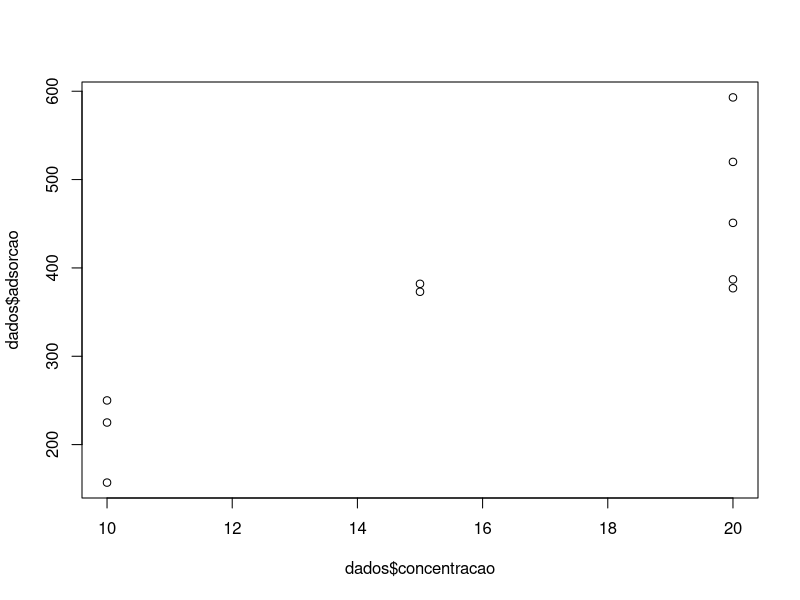
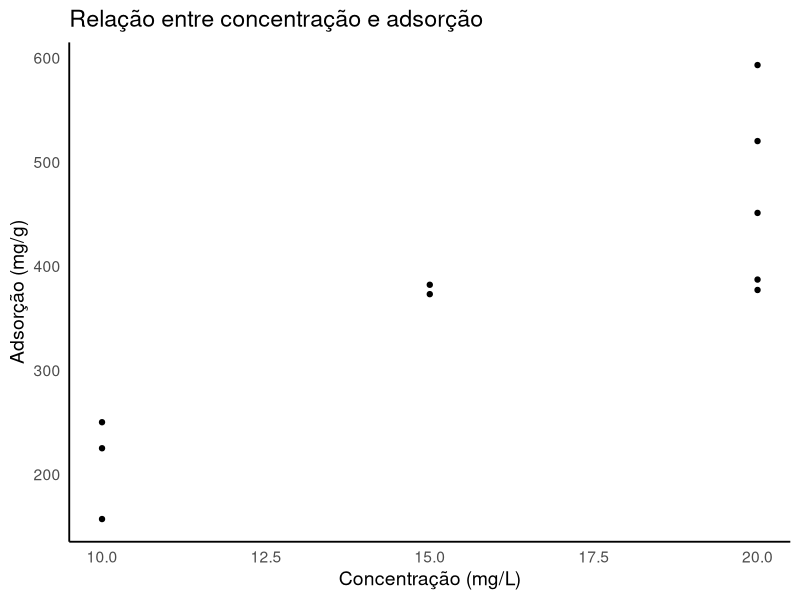
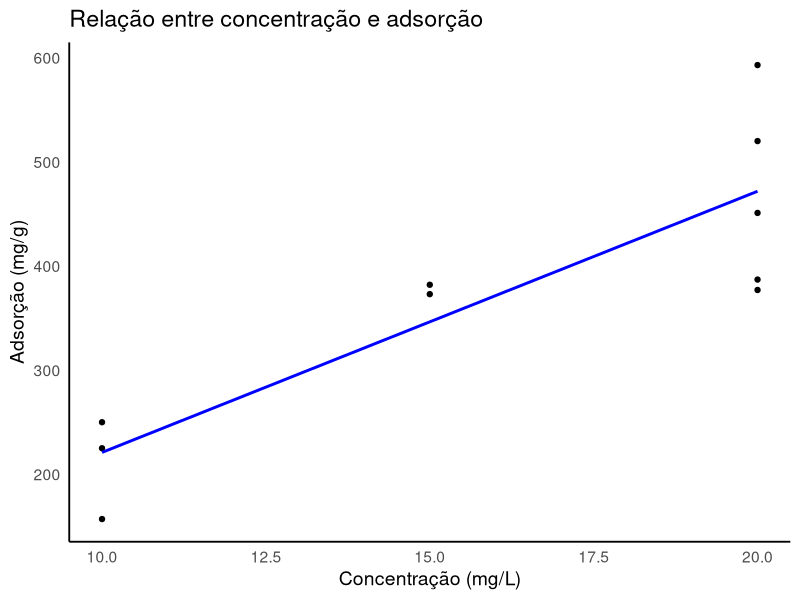
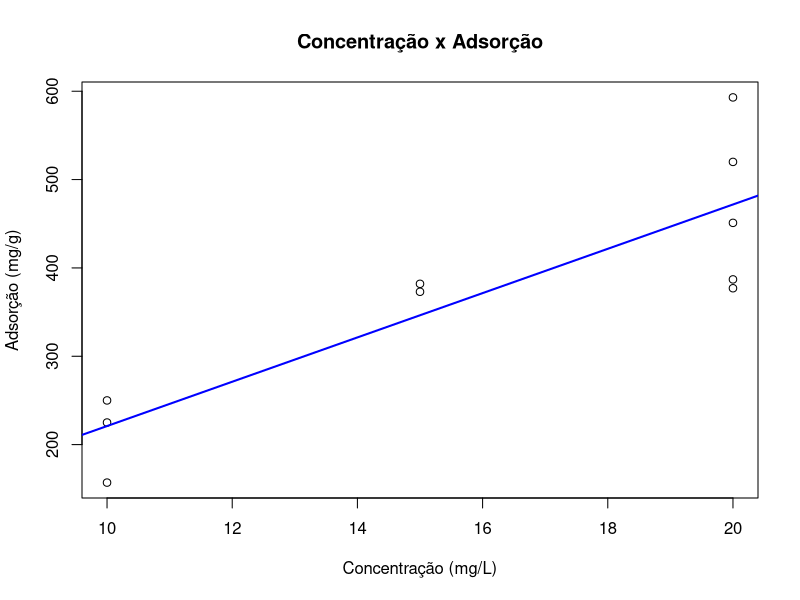
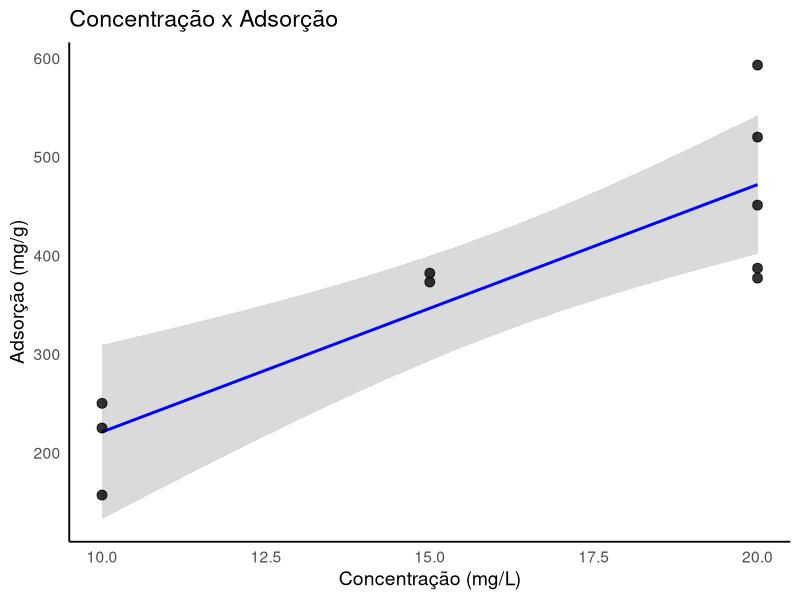
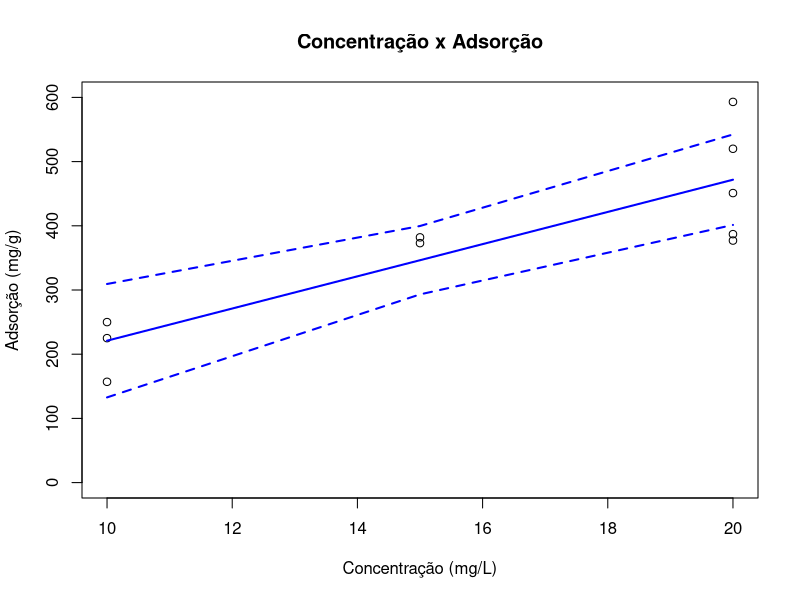
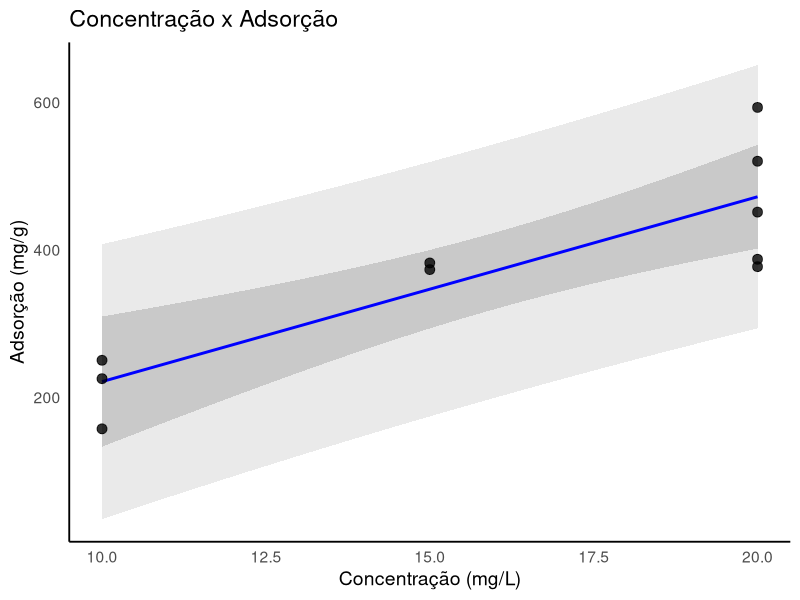
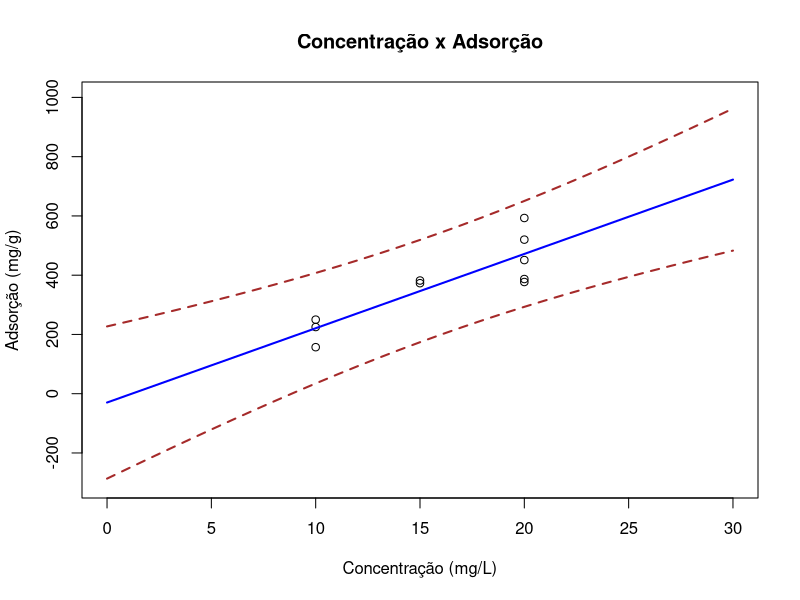

The R source for these figures, in order:
## ---- chunk 1
#| include: false
library(ggplot2)
library(viridis)   # paleta daltônica
library(ggrepel)   # rótulos inteligentes
library(patchwork) # combinar gráficos


theme_set(
  theme_minimal(base_size = 14) +
  theme(
    panel.grid = element_blank(),                     # remove todas as grades
    panel.border = element_blank(), # borda externa
    axis.line = element_line(color = "black")
    )
)
## ---- chunk 2
dados <- data.frame(
  concentracao = c(10, 20, 20, 20, 10, 20, 10, 20, 15, 15),
  adsorcao = c(250, 520, 387, 593, 157, 377, 225, 451, 382, 373)
)
dados
## ---- chunk 3
summary(dados)
sd(dados$concentracao)
sd(dados$adsorcao)
## ---- chunk 4
plot(dados$concentracao, dados$adsorcao)

ggplot(dados, aes(x = concentracao, y = adsorcao)) +
  geom_point() +
  labs(
    title = "Relação entre concentração e adsorção",
    x = "Concentração (mg/L)",
    y = "Adsorção (mg/g)"
  )

## ---- chunk 5
cor(dados$concentracao, dados$adsorcao)
## ---- chunk 6
cor.test(dados$concentracao, dados$adsorcao)
## ---- chunk 7
modelo <- lm(adsorcao ~ concentracao, data = dados)
modelo
## ---- chunk 8
anova(modelo)
## ---- chunk 9
summary(modelo)
## ---- chunk 10
qt(0.05/2, df = 8, lower.tail = FALSE) # t tabulado
## ---- chunk 11
t_calc <- (25.079 - 25)/5.165
t_calc
t_tab <- qt(0.05/2, df = 8, lower.tail = FALSE) # t tabulado
t_tab
t_calc > t_tab
# portanto, não rejeitamos H_0!

## ---- chunk 12
coef(modelo) # coeficientes
## ---- chunk 13
confint(modelo) # IC para os coef.
## ---- chunk 14

dados$ajustado <- fitted(modelo)

ggplot(dados, aes(x = concentracao, y = adsorcao)) +
  geom_point() +
  geom_line(aes(y = ajustado), color = "blue", linewidth = 1) +
  labs(
    title = "Relação entre concentração e adsorção",
    x = "Concentração (mg/L)",
    y = "Adsorção (mg/g)"
  )

plot(dados$concentracao, dados$adsorcao,
     main = "Concentração x Adsorção",
     xlab = "Concentração (mg/L)",
     ylab = "Adsorção (mg/g)")
abline(modelo, col = "blue", lwd = 2)
## ---- chunk 15
residuos <- residuals(modelo)
SQRes <- sum(residuos^2)
SQRes
## ---- chunk 16
GL_Res <- length(dados$adsorcao) - length(coef(modelo))
GL_Res
## ---- chunk 17
QMRes <- SQRes / GL_Res
QMRes
sqrt(QMRes)
## ---- chunk 18
preditos <- predict(modelo, interval = "confidence")
head(preditos)
colnames(preditos) <- c("adsorcao_estimada", "lim_inf", "lim_sup") 
head(preditos)
## ---- chunk 19
dados <- cbind(dados, preditos)
dados
## ---- chunk 20
dados <- dados[order(dados$concentracao),]
dados
## ---- chunk 21

grid <- data.frame(concentracao = seq(min(dados$concentracao),
                                      max(dados$concentracao),
                                      length.out = 200))
pred  <- as.data.frame(predict(modelo, newdata = grid, interval = "confidence"))
pred  <- cbind(grid, pred)


ggplot() +
  geom_ribbon(data = pred,
              aes(x = concentracao, ymin = lwr, ymax = upr),
              alpha = 0.18) +
  geom_line(data = pred,
            aes(x = concentracao, y = fit),
            color = "blue",
            linewidth = 1) +
  geom_point(data = dados,
             aes(x = concentracao, y = adsorcao),
             size = 3, alpha = 0.8) +
  labs(
    title = "Concentração x Adsorção",
    x = "Concentração (mg/L)",
    y = "Adsorção (mg/g)"
  )


plot(dados$concentracao, dados$adsorcao,
     main = "Concentração x Adsorção",
     xlab = "Concentração (mg/L)",
     ylab = "Adsorção (mg/g)",
     xlim = c(10,20),
     ylim = c(0, 600))

# valores estimados
lines(dados$concentracao, dados$adsorcao_estimada,
      col = "blue", lty = 1, lwd = 2) 
# IC
lines(dados$concentracao, dados$lim_inf,
      col = "blue", lty = 2, lwd = 2)
lines(dados$concentracao, dados$lim_sup,
      col = "blue", lty = 2, lwd = 2) 
## ---- chunk 22

pred_new  <- as.data.frame(predict(modelo, newdata = grid, interval = "prediction"))
colnames(pred_new) <- c("fit", "lwr_new", "upr_new")
pred  <- cbind(pred, pred_new[,2:3])


ggplot() +
  geom_ribbon(data = pred,
              aes(x = concentracao, ymin = lwr, ymax = upr),
              alpha = 0.18) +
  geom_ribbon(data = pred,
              aes(x = concentracao, ymin = lwr_new, ymax = upr_new),
              alpha = 0.1) +
  geom_line(data = pred,
            aes(x = concentracao, y = fit),
            color = "blue",
            linewidth = 1) +
  geom_point(data = dados,
             aes(x = concentracao, y = adsorcao),
             size = 3, alpha = 0.8) +
  labs(
    title = "Concentração x Adsorção",
    x = "Concentração (mg/L)",
    y = "Adsorção (mg/g)"
  )



new_data <- data.frame(concentracao = seq(0,30, by = 1))
preditos_new <- predict(modelo, newdata = new_data,
                        interval = "prediction")
preditos_new <- cbind(new_data, preditos_new)
head(preditos_new)
## ---- chunk 23
# dispersão
plot(dados$concentracao, dados$adsorcao,
     main = "Concentração x Adsorção",
     xlab = "Concentração (mg/L)",
     ylab = "Adsorção (mg/g)",
     xlim = c(0,30),
     ylim = c(-300, 1000))
# valores estimados
lines(preditos_new$concentracao, preditos_new$fit,
      col = "blue", lty = 1, lwd = 2) 
# IP
lines(preditos_new$concentracao, preditos_new$lwr,
      col = "brown", lty = 2, lwd = 2)
lines(preditos_new$concentracao, preditos_new$upr,
      col = "brown", lty = 2, lwd = 2) 

## ---- chunk 24
# dispersão
plot(dados$concentracao, dados$adsorcao,
     main = "Concentração x Adsorção",
     xlab = "Concentração (mg/L)",
     ylab = "Adsorção (mg/g)",
     xlim = c(0,30),
     ylim = c(-300, 1000))

# valores estimados
lines(preditos_new$concentracao, preditos_new$fit,
      col = "blue", lty = 1, lwd = 2) 

# IC
lines(dados$concentracao, dados$lim_inf,
      col = "blue", lty = 2, lwd = 2)
lines(dados$concentracao, dados$lim_sup,
      col = "blue", lty = 2, lwd = 2)  

# IP
lines(preditos_new$concentracao, preditos_new$lwr,
      col = "brown", lty = 2, lwd = 2)
lines(preditos_new$concentracao, preditos_new$upr,
      col = "brown", lty = 2, lwd = 2) 
## ---- chunk 25
modelo2 <- lm(adsorcao ~ -1 + concentracao, data = dados)
modelo2
anova(modelo2)
## ---- chunk 26
summary(modelo2)
## ---- chunk 27
anova(modelo2, modelo)
## ---- chunk 28
anova(modelo2, modelo)
## ---- chunk 29
summary(modelo)
## ---- chunk 30
summary(modelo2)
## ---- chunk 31
dados <- data.frame(
  conc = c(10, 20, 20, 20, 10, 20, 10, 20, 15, 15),
  temp = c(70, 70, 80, 90, 70, 70, 90, 90, 80, 80),
  ph = c(3.0, 3.0, 3.0, 3.0, 4.0, 4.0, 4.0, 4.0, 3.5, 3.5),
  adsorcao = c(250, 520, 387, 593, 157, 377, 225, 451, 382, 373)
)
dados
## ---- chunk 32
# regressão múltipla
modelo3 <- lm(adsorcao ~ conc + temp + ph, data = dados)
modelo3
## ---- chunk 33
anova(modelo3)
## ---- chunk 34
coef(modelo3) # coeficientes
## ---- chunk 35
confint(modelo3) # IC para os coef.

## ---- chunk 36
summary(modelo3)
## ---- chunk 37
preditos_mod3 <- predict(modelo3, interval = "confidence")
head(preditos_mod3)
colnames(preditos_mod3) <- c("adsorcao_estimada", "lim_inf", "lim_sup") 
head(preditos_mod3)
## ---- chunk 38
dados <- cbind(dados, preditos_mod3)
dados
## ---- chunk 39
new_data <- data.frame(conc = c(12, 12 , 25, 25),
                       temp = c(50, 80, 50, 80),
                       ph = c(6.0, 6.0, 6.0, 6.0))
preditos_new_mod3 <- predict(modelo3, newdata = new_data,
                        interval = "prediction")
preditos_new_mod3 <- cbind(new_data, preditos_new_mod3)
preditos_new_mod3
## ---- chunk 40
ID <- c(1, 2, 3, 4, 5, 6, 7, 8, 9, 10, 
        11, 12, 13, 14, 15, 16, 17, 18, 19, 20, 
        21, 22, 23, 24, 25)

y <- c(16.68, 11.50, 12.03, 14.88, 13.75, 18.11, 8.00, 17.83, 79.24, 21.50,
       40.33, 21.00, 13.50, 19.75, 24.00, 29.00, 15.35, 19.00, 9.50, 35.10,
       17.90, 52.32, 18.75, 19.83, 10.75)

x1 <- c(7, 3, 3, 4, 6, 7, 2, 7, 30, 5,
        16, 10, 4, 6, 9, 10, 6, 7, 3, 17,
        10, 26, 9, 8, 4)

x2 <- c(560, 220, 340, 80, 150, 330, 110, 210, 1460, 605,
        688, 215, 255, 462, 448, 776, 200, 132, 36, 770,
        140, 810, 450, 635, 150)

dados <- data.frame(ID, y, x1, x2)
head(dados)

# descritiva dos dados
summary(dados)
## ---- chunk 41


# Ajuste do modelo linear múltipla
mod <- lm(y ~ x1 + x2, data = dados)

# estimativas dos parâmetros/coeficientes
summary(mod)


# valores preditos
y_hat <- predict(mod)
y_hat
dados <- cbind(dados, y_hat)
head(dados)

# estimativa de sigma^2
summary(mod)


# Análise de variância do modelo
anova(mod)


# Testes de hipóteses para parâmetros
summary(mod)


# Intervalo de confiança para os parâmetros
confint(mod)

# alterando o nível de confiança
confint(mod, level = 0.90)


# IC para y_hat(x) (x1 = 8 e x2 = 275)
predict(mod, 
        newdata = data.frame(x1 = 8, x2 = 275), 
        interval = "confidence")



# IP para y_hat(x) (x1 = 8 e x2 = 275)
predict(mod, 
        newdata = data.frame(x1 = 8, x2 = 275), 
        interval = "prediction")



# IP para diversos valores de x1 e x2:
x_novo <- data.frame(x1 = c(8, 10, 12), x2 = c(275, 300, 325))
predict(mod, newdata = x_novo, interval = "prediction", level = 0.95)


# modelo de regressão polinomial (grau 2) com x1
# $Y_i = \beta_0 + \beta_1 X_{i1} + \beta_2 X_{i1}^2 + \epsilon_i$

mod2 <- lm(y ~ x1 + I(x1^2), data = dados)
summary(mod2)


# modelo de regressão polinomial (grau 2) com x2
# $Y_i = \beta_0 + \beta_1 X_{i2} + \beta_2 X_{i2}^2 + \epsilon_i$

mod3 <- lm(y ~ x2 + I(x2^2), data = dados)
summary(mod3)



# modelo linear múltipla com interação entre x1 e x2
# $Y_i = \beta_0 + \beta_1 X_{i1} + \beta_2 X_{i2} + \beta_3 X_{i1}X_{i2} + \epsilon_i$

mod4 <- lm(y ~ x1 + x2 + x1:x2, data = dados)
# ou
# mod4 <- lm(y ~ x1 * x2, data = dados)
summary(mod4)



# Comparando dois modelos encaixados:
# Definição: O Modelo 1 (M1) é encaixado no Modelo 2 (M2) se todos os parâmetros de M1 estão contidos em M2, e M2 possui parâmetros adicionais.

# mod é encaixado em mod4, pois mod4 tem os mesmos parâmetros de mod mais um parâmetro adicional (interação x1:x2).

anova(mod, mod4)




mod5 <- lm(y ~ x1 + x1:x2, data = dados)
anova(mod5, mod4)



mod_nulo <- lm(y ~ 1, data = dados)
anova(mod_nulo, mod)




## ---- chunk 42
# Resíduos

# resíduos brutos
res_1 <- residuals(mod)

# resíduos padronizados
res_2 <- res_1/summary(mod)$sigma

# resíduos studentizados
# res_3 <- rstandard(mod, type = "sd.1")
res_3 <- rstandard(mod)

# resíduos PRESS
res_4 <- rstandard(mod, type = "pred")

# resíduos R-Student
res_5 <- rstudent(mod)

residuos <- data.frame(
  "brutos" = res_1,
  "padronizados" = res_2,
  "studentizado" = res_3,
  "PRESS" = res_4,
  "RStudent" = res_5
)

residuos
## ---- chunk 43
# Gráfico qqnorm
qqnorm(res_3)
qqline(res_3, col = "blue", lwd = 2)


# Gráfico de dispersão y_est x resíduos
y_est <- fitted(mod)
plot(y_est, res_3, xlim = c(0,80), ylim = c(-2,5),
     main = "Gráfico de dispersão y_est x resíduos",
     xlab = "y estimado",
     ylab = "Resíduos studentizados")

# Gráfico dos resíduos seguindo a ordem de coleta
# ou execução dos dados
# atenção: supondo que a coleta tenha sido na ordem da variável ID, o que nem sempre é verdade!
plot(res_3 ~ dados$ID)

## ---- chunk 44
# Teste de Shapiro-Wilk
shapiro.test(res_3)

# Teste de Kolmogorov-Smirnov
ks.test(res_3, "pnorm", mean = 0, sd = 1)
## ---- chunk 45
library(lmtest)
dwtest(res_3 ~ dados$ID, alternative = "two.sided")
## ---- chunk 46
# Teste de Breusch-Pagan
# library(lmtest)
bptest(mod)
## ---- chunk 47
# Análise de outliers
cbind(dados, res_3)
# é necessário verificar se a observação 9 é um outlier.


# gráfico dos resíduos
plot(res_3, main = "Resíduos studentizados",
     ylab = "Resíduos studentizados",
     xlab = "Observações")
abline(h = 2, col = "red", lty = 2)
abline(h = -2, col = "red", lty = 2)


# Se for, de fato, um outlier, o que fazer?
# Estimar novamente o modelo sem a observação 9.

mod_2 <- lm(y ~ x1 + x2, data = dados[-9,])
summary(mod_2)


# comparar os resultados dos dois modelos:
summary(mod)
summary(mod_2)


# Estatística PRESS
PRESS_mod <- sum(res_4^2)
PRESS_mod


res_4_mod_2 <- rstandard(mod_2, type = "pred")
PRESS_mod_2 <- sum(res_4_mod_2^2)
PRESS_mod_2

# Comparar as estatísticas PRESS
PRESS_mod
PRESS_mod_2
## ---- chunk 48
# valores matriz H
p <- 3 # qde de parâmetros (b0, b1 e b2)
#ou
p <- length(coef(mod))


n <- 25 # qde de observaçoes
# ou
n <- length(dados$y)

2*p/n  # limite para valores da matriz hat
h <- hatvalues(mod)
cbind(dados, h, 2*p/n, h > 2*p/n)

# observações 9 e 22 são possíveis pontos de alavancagem.
## ---- chunk 49
# Distância de Cook
D <- cooks.distance(mod)

# comparar com o valor 1
# Se D > 1, a observação é considerada um ponto influente.

cbind(dados, D, 1, D > 1)
## ---- chunk 50
# DFBETAS
# a influência de cada observação em cada coeficiente
# comparar com o valor 2/sqrt(n)

dfbetas(mod)
2/sqrt(n)
round(dfbetas(mod), 2)

abs(dfbetas(mod)) >= 2/sqrt(n)
## ---- chunk 51
# DFFITS
# a influência de cada observação em cada predição
# comparar com o valor 2*sqrt(p/n)

dffits(mod)
2*sqrt(p/n)
round(dffits(mod), 2)

abs(dffits(mod)) >= 2*sqrt(p/n)
